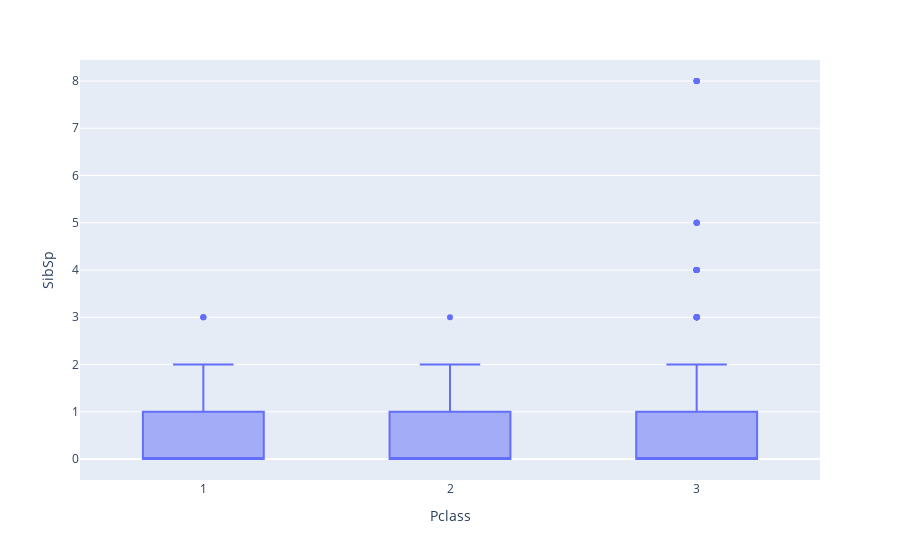

Notebook source saved alongside this figure:
### Code cell
fig = px.box(data_frame=clean_dataset,x="Pclass",y="SibSp")
fig.show()

### Figure 1 — Plotly figure (JSON) as saved in the notebook; plotly's stock layout.template omitted (floating-point values rounded to 4 significant figures; data arrays with more than 128 entries replaced by an {"elided": "..."} marker saying what was removed)
{"data": [{"alignmentgroup": "True", "hovertemplate": "Pclass=%{x}<br>SibSp=%{y}<extra></extra>", "legendgroup": "", "marker": {"color": "#636efa"}, "name": "", "notched": false, "offsetgroup": "", "orientation": "v", "showlegend": false, "type": "box", "x": {"elided": "889 int values"}, "x0": " ", "xaxis": "x", "y": {"elided": "889 int values"}, "y0": " ", "yaxis": "y"}], "layout": {"boxmode": "group", "legend": {"tracegroupgap": 0}, "margin": {"t": 60}, "xaxis": {"anchor": "y", "domain": [0, 1], "title": {"text": "Pclass"}}, "yaxis": {"anchor": "x", "domain": [0, 1], "title": {"text": "SibSp"}}}}
